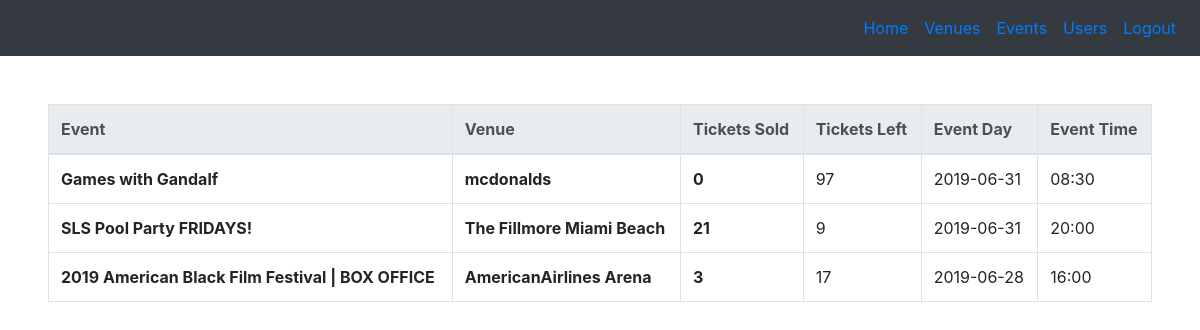
Before: /admin (signed in) with the older database file.
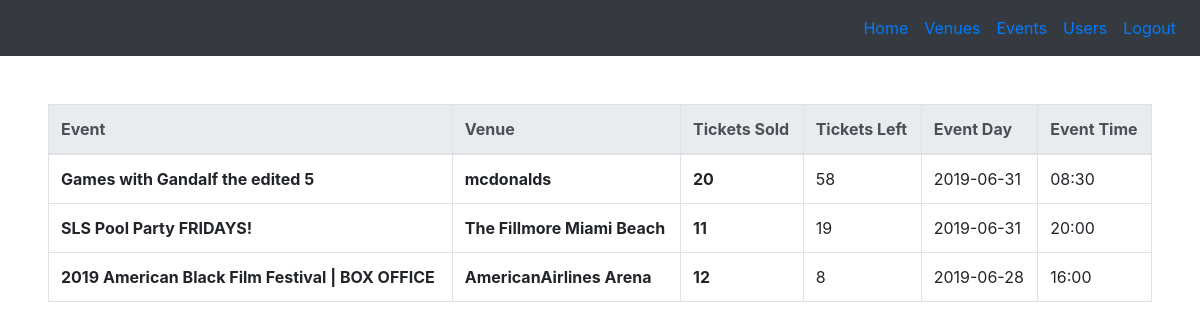
After: the same page with the newer database file.
### tables this page shows
CREATE TABLE 'transactions' ( tranID INTEGER PRIMARY KEY AUTOINCREMENT NOT NULL, userID INTEGER NOT NULL, eventID INTEGER NOT NULL, tickets INTEGER NOT NULL, 'time' timestamp NOT NULL DEFAULT CURRENT_TIMESTAMP);

CREATE TABLE 'events' ( eventID INTEGER PRIMARY KEY AUTOINCREMENT NOT NULL,'eventName' VARCHAR NOT NULL,'ticketsLeft' INTEGER NOT NULL,
  type VARCHAR NOT NULL,'startDate' date NOT NULL,'endDate' date NOT NULL,
  description VARCHAR NOT NULL,
  venueID INTEGER NOT NULL,
  adminID INTEGER NOT NULL
, 'endTime'  time NOT NULL  , 'startTime'  time NOT NULL  );

CREATE TABLE 'venues' ( venueID INTEGER PRIMARY KEY AUTOINCREMENT NOT NULL,'venueName' VARCHAR NOT NULL,
  capacity INTEGER NOT NULL,
  address1 VARCHAR NOT NULL,
  address2 VARCHAR NOT NULL,
  city VARCHAR NOT NULL,
  state CHAR(2) NOT NULL,
  zip CHAR(5) NOT NULL,
  adminID INTEGER NOT NULL
);

### application.py (the view)
@app.route("/admin", methods=["GET"])
@login_required
def admin():
    if 'admin' not in session.keys():
        return redirect("/")
    if request.method == "GET":
        events = db.execute(adminReservations)
        return render_template("admin-index.html", events=events)
        events = db.execute(adminReservations)
        return render_template("admin-index.html", events=events)

### application.py (called while the page is built)
@app.after_request
def after_request(response):
    response.headers["Cache-Control"] = "no-cache, no-store, must-revalidate"
    response.headers["Expires"] = 0
    response.headers["Pragma"] = "no-cache"
    return response

### helpers.py (called while the page is built)
def login_required(f):
    @wraps(f)
    def decorated_function(*args, **kwargs):
        if session.get("user_id") is None:
            return redirect("/login")
        return f(*args, **kwargs)
    return decorated_function

### templates/admin-index.html (shortened to what this page needs)
{% extends "baseadmin.html" %}
{% block body %}
<table class="table table-bordered">
  <thead class="thead-light">
    <tr>
      <th scope="col">Event</th>
      <th scope="col">Venue</th>
      <th scope="col">Tickets Sold</th>
      <th scope="col">Tickets Left</th>
      <th scope="col">Event Day</th>
      <th scope="col">Event Time</th>
    </tr>
  </thead>
  <tbody>
    {% for event in events %}
    <tr>
      <th scope="row">{{event.eventName}}</th>
      <th scope="row">{{event.venueName}}</th>
      <th scope="row">{{event.totalTickets}}</th>
      <td scope="row">{{event.ticketsLeft}}</td>
      <td scope="row">{{event.startDate}}</td>
      <td scope="row">{{event.startTime}}</td>
    </tr>
    {% endfor %}
  </tbody>
</table>
{% endblock %}

Changed rows visible on the page:
changed through a linked row, transactions "mcdonalds": eventName "Games with Gandalf" → "Games with Gandalf the edited 5"; totalTickets "0" → "20"; ticketsLeft "97" → "58"
changed through a linked row, transactions "SLS Pool Party FRIDAYS!": totalTickets "21" → "11"; ticketsLeft "9" → "19"
changed through a linked row, transactions "2019 American Black Film Festival | BOX OFFICE": totalTickets "3" → "12"; ticketsLeft "17" → "8"
